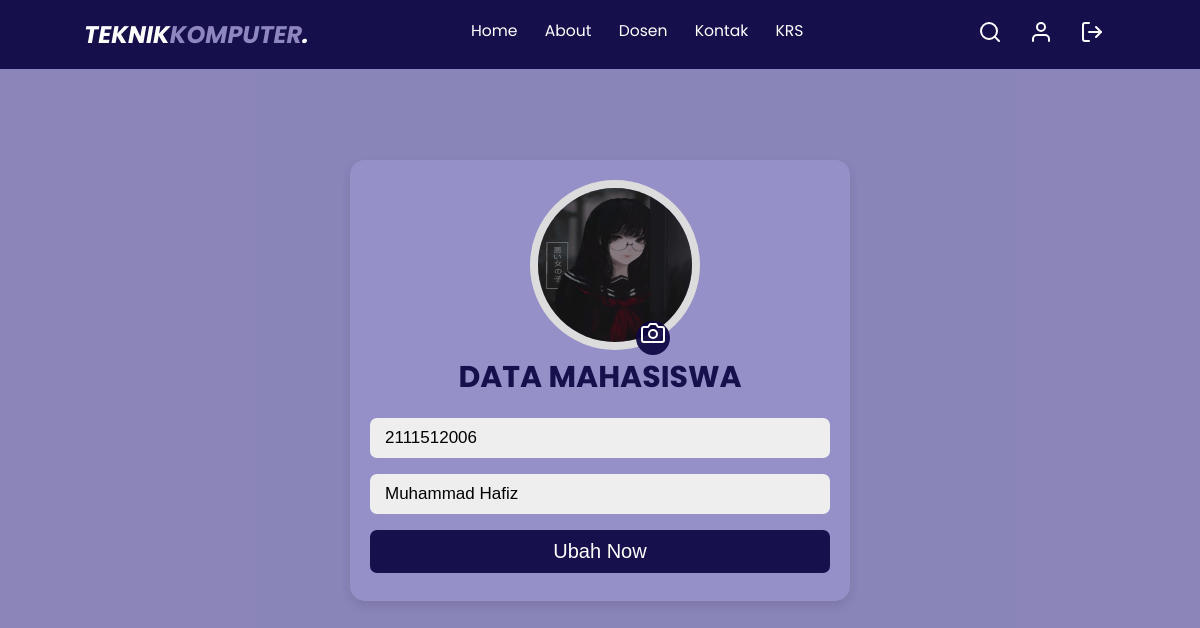
Page /mahasiswa/profile.php?nim=2111512006 (signed in) on the committed database.
### tables this page shows
CREATE TABLE `mhs` (
  `nim` char(10) NOT NULL,
  `nama` varchar(40) DEFAULT NULL,
  `kelamin` char(1) DEFAULT NULL,
  `password` varchar(255) NOT NULL,
  `user_type` char(5) NOT NULL,
  `id_sms` char(2) NOT NULL,
  `nip` char(18) DEFAULT NULL,
  `nilai_semester_sebelumnya` varchar(4) NOT NULL,
  `gambar` mediumblob NOT NULL
);

### functions.php (called while the page is built, shortened)
<?php
$server = "localhost";
$username = "root";
$password = "";
$database = "krs";
$conn = mysqli_connect($server,$username,$password,$database);
function query($query) {
    global $conn;
    $result = mysqli_query($conn, $query);
    $rows = [];
    while( $row = mysqli_fetch_assoc(($result))) {
        $rows[] = $row;
    }
    return $rows;
}
?>

### mahasiswa/profile.php (the view, shortened to what this page needs)
<?php
include "../functions.php";
$nim = $_GET["nim"];
$mhs = query("SELECT * FROM mhs WHERE nim = '$nim'")[0];
?>
<!DOCTYPE html>
<html lang="en">
<head>
    <link rel="stylesheet" href="../css/style.css">
</head>
<body>
    <nav class="navbar">
        <a href="#" class="navbar-logo">TEKNIK<span>KOMPUTER</span>.</a>
        <div class="navbar-nav">
            <a href="index.php?nim=<?= $nim ?>#">Home</a>
            <a href="index.php?nim=<?= $nim ?>#about">About</a>
            <a href="index.php?nim=<?= $nim ?>#staff">Dosen</a>
            <a href="index.php?nim=<?= $nim ?>#contact">Kontak</a>
            <a href="krs.php?nim=<?= $nim ?>">KRS</a>
        </div>
        <div class="navbar-extra">
            <a href="#" id="search"><i data-feather="search"></i></a>
            <a href="profile.php?nim=<?= $nim ?>" id="shopping-cart"><i data-feather="user"></i></a>
            <a href="../logout.php" id="shopping-cart"><i data-feather="log-out"></i></a>
        </div>
    </nav>
    <div class="form-container">
        <form class="form" id="form" action="" enctype="multipart/form-data" method="post">
            <div class="upload">
                <img src="../img/<?= $mhs['gambar']; ?>" id="image">
                <div class="rightRound" id="upload">
                    <i data-feather="camera"></i>
                </div>
            </div>
            <h3>Data Mahasiswa</h3>
            <input type="text" name="nim" placeholder="enter your nim" require value="<?= $mhs['nim']; ?>">
            <input type="text" name="nama" placeholder="enter your nama" require value="<?= $mhs['nama']; ?>">
            <input type="submit" name="submit" value="Ubah Now" class="form-btn">
        </form>
    </div>
</body>
</html>

### css/style.css (style rules this page uses)
:root { --primary: #0d0744ee; --sec: #9791caea; --bg: #010101; }
* { margin: 0; padding: 0; box-sizing: border-box; outline: none; border: none; text-decoration: none; }
html { scroll-behavior: smooth; }
body { font-family: "Poppins", sans-serif; background-color: var(--bg); color: #fff; }
.navbar { display: flex; justify-content: space-between; align-items: center; padding: 1.4rem 7%; background-color: var(--primary); border-bottom: 1px solid var(--sec); position: fixed; top: 0; left: 0; right: 0; z-index: 9999; }
.navbar .navbar-logo { font-size: 2rem; font-weight: 700; color: #fff; font-style: italic; }
.navbar .navbar-logo span { color: var(--sec); }
.navbar .navbar-nav a { color: #fff; display: inline-block; font-size: 1.3rem; margin: 0 1rem; }
.navbar .navbar-nav a::after { content: ""; display: block; padding-bottom: 0.5rem; border-bottom: 0.1rem solid var(--sec); transform: scaleX(0); transition: 0.2s linear; }
.navbar .navbar-extra a { color: #fff; margin: 0 0.5rem; padding: 0.5rem; }
.form-container { min-height: 100vh; display: flex; align-items: center; justify-content: center; padding: 20px; padding-bottom: 60px; background: var(--sec); }
.form-container form { padding: 20px; border-radius: 5px; box-shadow: 0 5px 10px rgba(0, 0, 0, 0.1); background: var(--sec); text-align: center; width: 500px; border-radius: 15px; }
.form-container form h3 { font-size: 30px; text-transform: uppercase; margin-bottom: 10px; color: var(--primary); }
.form-container form input, .form-container form select { width: 100%; padding: 10px 15px; font-size: 17px; margin: 8px 0; background: #eee; border-radius: 7px; }
.form-container form .form-btn { background: var(--primary); color: #fff; text-transform: capitalize; font-size: 20px; cursor: pointer; }
.upload { width: 140px; position: relative; margin: auto; text-align: center; }
.upload img { border-radius: 50%; border: 8px solid #dcdcdc; width: 170px; height: 170px; }
.upload .rightRound { position: absolute; bottom: 0; right: 0; background: var(--primary); width: 34px; height: 34px; line-height: 33px; text-align: center; border-radius: 50%; overflow: hidden; cursor: pointer; }
@media (max-width: 1366px) { html { font-size: 75%; } }

### rows in the picture
mhs: gambar (picture), nim "2111512006", nama "Muhammad Hafiz"
